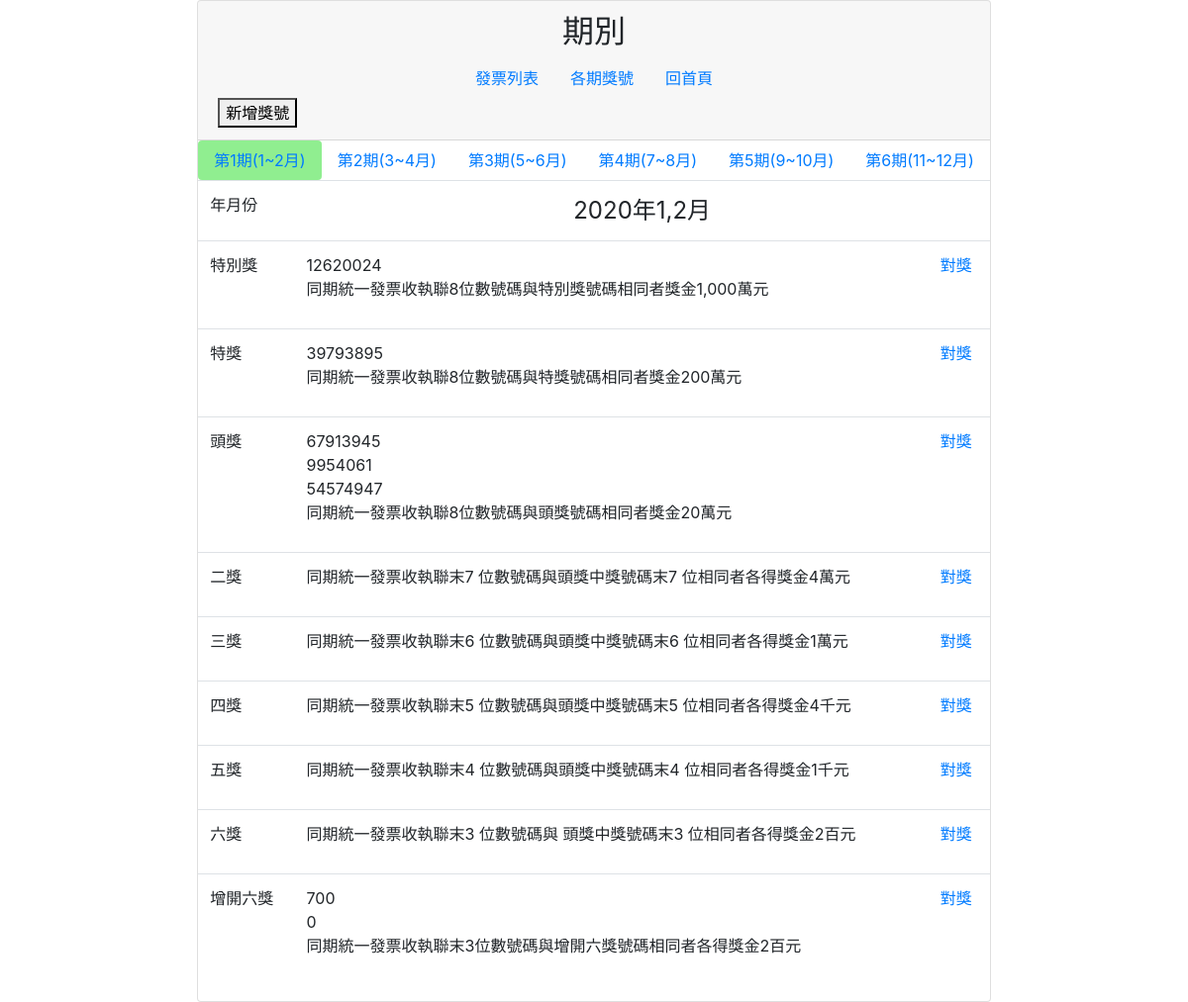
The page /invoice.php?period=1 on the database its author committed.
### tables this page shows
CREATE TABLE `award_number` (
  `id` int(10) UNSIGNED NOT NULL COMMENT '流水號',
  `year` year(4) NOT NULL COMMENT '年',
  `period` tinyint(1) UNSIGNED NOT NULL COMMENT '期',
  `number` int(8) NOT NULL COMMENT '號碼',
  `type` tinyint(1) UNSIGNED NOT NULL COMMENT '獎別'
);

### com/base.php (called while the page is built, shortened)
<?php
$dsn="mysql:host=localhost;charset=utf8;dbname=invoice";
$pdo=new PDO($dsn,'root',"");
function all($table,...$arg){
    global $pdo;
    $sql="select * from $table ";
    if(isset($arg[0]) && is_array($arg[0])){
        $tmp=[];
        foreach($arg[0] as $key => $value){
            $tmp[]=sprintf("`%s`='%s'",$key,$value);
        }
        $sql=$sql." where " . implode(" && ",$tmp);
    }
    return $pdo->query($sql)->fetchAll();
}
function find($table,$arg){
    global $pdo;
    $sql="select * from $table ";
    if(is_array($arg)){
        $tmp=[];
        foreach($arg as $key => $value){
            $tmp[]=sprintf("`%s`='%s'",$key,$value);
        }
        $sql=$sql." where " . implode(" && ",$tmp);
    }else{
        $sql=$sql." where `id`='$arg'";
    }
    return $pdo->query($sql)->fetch(PDO::FETCH_ASSOC);
}
?>

### invoice.php (the view, shortened to what this page needs)
<?php include_once "./com/base.php";
$period=ceil(date("n")/2);
$monthStr=[
    '1'=>"1,2月",
    '2'=>"3,4月",
    '3'=>"5,6月",
    '4'=>"7,8月",
    '5'=>"9,10月",
    '6'=>"11,12月",
];
if(isset($_GET['period'])){
    $period=$_GET['period'];
}
$year=date("Y");
?>
<!DOCTYPE html>
<html lang="en">
<head>
    <link rel="stylesheet" href="plugin/bootstrap.min.css">
    <link rel="stylesheet" href="plugin/custom.css">
</head>
<body>
    <div class="card">
        <div class="card-header">
            <h2 style="text-align:center">期別</h2>
            <?php
                include_once "./include/header.php";
            ?>
            <a href="add_invoice.php"><button>新增獎號</button></a>
        </div>
        <div>
            <nav class="nav nav-pills flex-column flex-sm-row">
                <a class="flex-sm-fill text-sm-center nav-link" href="invoice.php?period=1"
                    style="background:<?=($period==1)?'lightgreen':'white';?>">第1期(1~2月)</a>
                <a class="flex-sm-fill text-sm-center nav-link" href="invoice.php?period=2"
                    style="background:<?=($period==2)?'lightgreen':'white';?>">第2期(3~4月)</a>
                <a class="flex-sm-fill text-sm-center nav-link" href="invoice.php?period=3"
                    style="background:<?=($period==3)?'lightgreen':'white';?>">第3期(5~6月)</a>
                <a class="flex-sm-fill text-sm-center nav-link" href="invoice.php?period=4"
                    style="background:<?=($period==4)?'lightgreen':'white';?>">第4期(7~8月)</a>
                <a class="flex-sm-fill text-sm-center nav-link" href="invoice.php?period=5"
                    style="background:<?=($period==5)?'lightgreen':'white';?>">第5期(9~10月)</a>
                <a class="flex-sm-fill text-sm-center nav-link" href="invoice.php?period=6"
                    style="background:<?=($period==6)?'lightgreen':'white';?>">第6期(11~12月)</a>
            </nav>
        </div>
        <?php
            $num1=find('award_number',['period'=>$period,'year'=>$year,'type'=>1]);
            $num2=find('award_number',['period'=>$period,'year'=>$year,'type'=>2]);
            $num3=all('award_number',['period'=>$period,'year'=>$year,'type'=>3]);
            $num4=all('award_number',['period'=>$period,'year'=>$year,'type'=>4]);
        ?>
        <div>
            <table class="table table-hover">
                <thead>
                    <tr>
                        <td>年月份</td>
                        <td  colspan="2" style="text-align:center;font-size:24px"><?=$year;?>年<?=$monthStr[$period];?></td>
                    </tr>
                </thead>
                <tbody>
                    <tr>
                        <td>特別獎</td>
                        <td><?php
                                if(!empty($num1['number'])){
                                    echo $num1['number'];
                                };
                            ?>
                            <P>同期統一發票收執聯8位數號碼與特別獎號碼相同者獎金1,000萬元</P>
                        </td>
                        <td><a href="award.php?aw=1&year=<?=$year;?>&period=<?=$period;?>">對獎</a></td>
                    </tr>
                    <tr>
                        <td>特獎</td>
                        <td><?php
                                if(!empty($num2['number'])){
                                    echo $num2['number'];
                                };
                            ?>
                            <P>同期統一發票收執聯8位數號碼與特獎號碼相同者獎金200萬元</P>
                        </td>
                        <td><a href="award.php?aw=2&year=<?=$year;?>&period=<?=$period;?>">對獎</a></td>
                    </tr>
                    <tr>
                        <td style="vertical-align-center">頭獎</td>
                        <td>
                            <?php
                                foreach($num3 as $num){
                                    echo $num['number'] . "<br>";
                                }
                            ?>
                            <P>同期統一發票收執聯8位數號碼與頭獎號碼相同者獎金20萬元</P>
                        </td>
                        <td><a href="award.php?aw=3&year=<?=$year;?>&period=<?=$period;?>">對獎</a></td>
                    </tr>
                    <tr>
                        <td>二獎</td>
                        <td>
                            <P>同期統一發票收執聯末7 位數號碼與頭獎中獎號碼末7 位相同者各得獎金4萬元</P>
                        </td>
                        <td><a href="award.php?aw=4&year=<?=$year;?>&period=<?=$period;?>">對獎</a></td>
                    </tr>
                    <tr>
                        <td>三獎</td>
                        <td>
                            <P>同期統一發票收執聯末6 位數號碼與頭獎中獎號碼末6 位相同者各得獎金1萬元</P>
                        </td>
                        <td><a href="award.php?aw=5&year=<?=$year;?>&period=<?=$period;?>">對獎</a></td>
                    </tr>
                    <tr>
                        <td>四獎</td>
                        <td>
                            <P>同期統一發票收執聯末5 位數號碼與頭獎中獎號碼末5 位相同者各得獎金4千元</P>
                        </td>
                        <td><a href="award.php?aw=6&year=<?=$year;?>&period=<?=$period;?>">對獎</a></td>
                    </tr>
                    <tr>
                        <td>五獎</td>
                        <td>
                            <P>同期統一發票收執聯末4 位數號碼與頭獎中獎號碼末4 位相同者各得獎金1千元</P>
                        </td>
                        <td><a href="award.php?aw=7&year=<?=$year;?>&period=<?=$period;?>">對獎</a></td>
                    </tr>
                    <tr>
                        <td>六獎</td>
                        <td>
                            <P>同期統一發票收執聯末3 位數號碼與 頭獎中獎號碼末3 位相同者各得獎金2百元</P>
                        </td>
                        <td><a href="award.php?aw=8&year=<?=$year;?>&period=<?=$period;?>">對獎</a></td>
                    </tr>
                    <tr>
                        <td>增開六獎</td>
                        <td>
                            <?php
                                foreach($num4 as $num){
                                    echo $num['number'] . "<br>";
                                }
                            ?>
                            <P>同期統一發票收執聯末3位數號碼與增開六獎號碼相同者各得獎金2百元</P>
                        </td>
                        <td><a href="award.php?aw=9&year=<?=$year;?>&period=<?=$period;?>">對獎</a></td>
                    </tr>
                </tbody>
            </table>
        </div>
    </div>
</body>
</html>

### rows shown on the page
award_number: number "12620024"
award_number: number "39793895"
award_number: number "67913945"
award_number: number "9954061"
award_number: number "54574947"
award_number: number "700"
award_number: number "0"

### other values the page prints
$year "2020"
$monthStr[$period] "1,2月"
